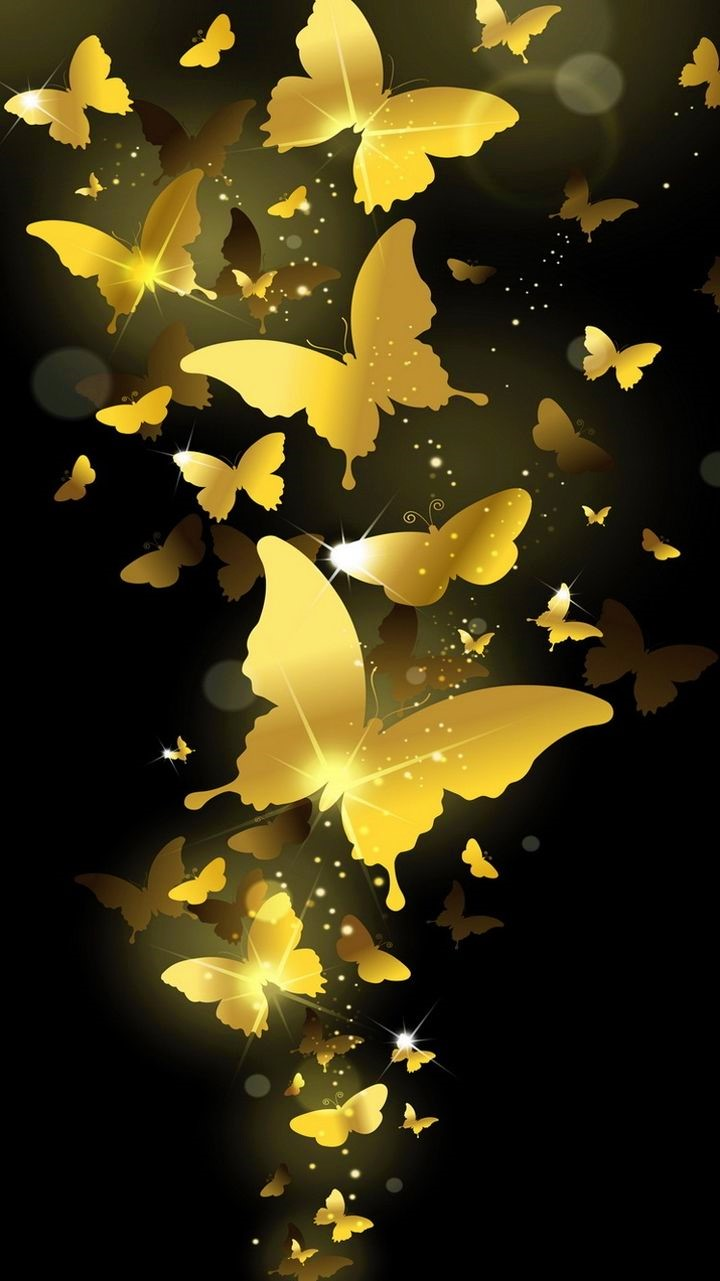
#> input picture cat2/wolf.jpg, 720 x 1281 px; its folder holds only this picture in this run
$ python butterfly.py
#> lines starting #> are read from the running program, lines starting #| are printed output that depends on the picture
# %%
from PIL import Image, ImageDraw, ImageFont
import os

canvas = Image.new('RGB', (1500, 700), (0, 0, 0))
#> canvas: PIL image 1500x700 RGB; every value is 0

idraw = ImageDraw.Draw(canvas)

images = []
path_images = 'cat2/'

for path in os.listdir(path_images):
    if os.path.isfile(path_images + path):
        images.append(Image.open(path_images + path))

images = sorted(images, key=lambda x: x.getexif().get(34665))
#> images = 1 item

for i, image in enumerate(images):
    images[i] = image
    image = image.rotate(0)
    image = image.resize((image.size[0] // 2, image.size[1] // 2))

    canvas.paste(image, (300 * i, 0))
    idraw.text(
        (300 * i + 100, 655),
        f'ISO:{image.getexif().get(34665)}',
        font=ImageFont.truetype("arial.ttf", size=22),
        fill=(220, 255, 0)
    )
#> this loop made 1 pass
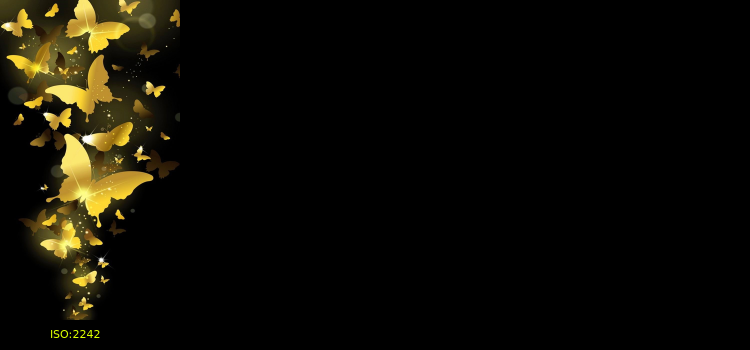
#> canvas: PIL image 1500x700 RGB (shown at 1/2 size); mean R, G, B 13.8, 11.7, 4.5

canvas.show()
canvas.save(path_images + 'out/butterfly.jpg')
